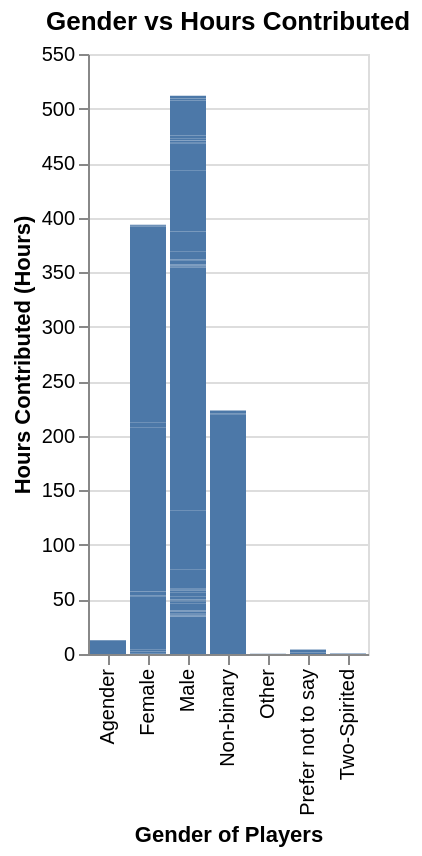

Notebook code for this chart:
### Code cell
players_gender=alt.Chart(players, title= 'Gender vs Hours Contributed').mark_bar().encode(
    x=alt.X('gender:N').title('Gender of Players').scale(zero=False),
    y=alt.Y ('played_hours:Q').title('Hours Contributed (Hours)').scale(zero=False),
)
players_gender

### Figure 1 — Vega-Lite specification as saved in the notebook (floating-point values rounded to 4 significant figures; data arrays with more than 128 entries replaced by an {"elided": "..."} marker saying what was removed)
{"config": {"view": {"continuousWidth": 300, "continuousHeight": 300}}, "data": {"name": "data-2def6b37beff92aab52e02bfdd6aab08"}, "mark": {"type": "bar"}, "encoding": {"x": {"field": "gender", "scale": {"zero": false}, "title": "Gender of Players", "type": "nominal"}, "y": {"field": "played_hours", "scale": {"zero": false}, "title": "Hours Contributed (Hours)", "type": "quantitative"}}, "title": "Gender vs Hours Contributed", "$schema": "https://vega.github.io/schema/vega-lite/v5.20.1.json", "datasets": {"data-2def6b37beff92aab52e02bfdd6aab08": {"elided": "196 records"}}}
